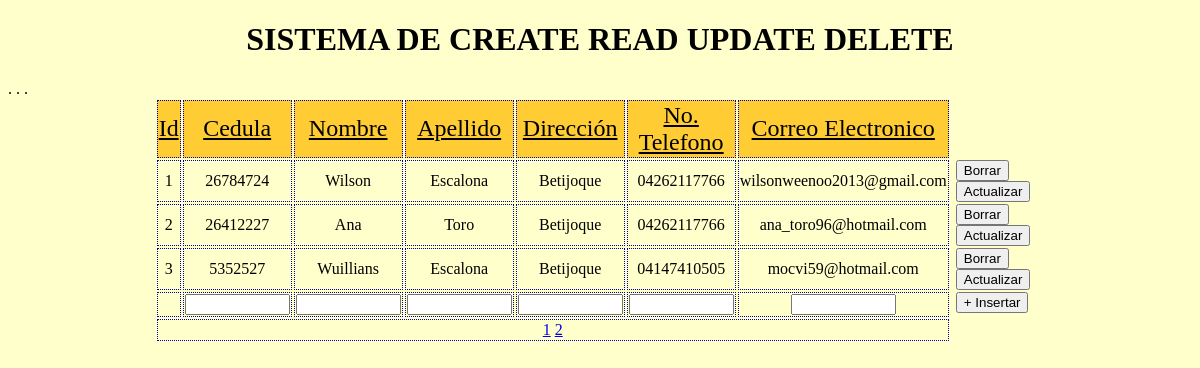
The page / on the database its author committed.
### tables this page shows
CREATE TABLE `datos_usuario` (
  `id` bigint(20) NOT NULL,
  `cedula` int(10) NOT NULL,
  `nombre` varchar(50) NOT NULL,
  `apellido` varchar(50) NOT NULL,
  `direccion` varchar(250) NOT NULL,
  `telefono` varchar(20) NOT NULL,
  `correo` varchar(50) NOT NULL
);

### index.php (the view, shortened to what this page needs)
<!doctype html>
<html>
<head>
<link rel="stylesheet" type="text/css" href="hoja.css">
</head>
<body>
<?php
  require_once "conexion.php";
  $tamagno_paginas=3;
    if(isset($_GET['pag'])){
      if($_GET['pag']==1){
        header("Location: index.php");
      }else{
        $pagina=$_GET['pag'];
      }
    }else{
      $pagina=1;
    }
    $empezar_desde=($pagina-1)*$tamagno_paginas;
    $sql_total="SELECT * FROM datos_usuario";
    $resultado=$base->prepare($sql_total);
    $resultado->execute(array());
    $num_filas=$resultado->rowCount();
    $total_paginas=ceil($num_filas/$tamagno_paginas);
  $registros=$base->query("SELECT * FROM datos_usuario LIMIT $empezar_desde,$tamagno_paginas")->fetchAll(PDO::FETCH_OBJ);
?>
<h1>SISTEMA DE CREATE READ UPDATE DELETE<span class="subtitulo"></span></h1>
<form action="<?php echo $_SERVER['PHP_SELF']; ?>" method="post">
  <table width="50%" border="0" align="center">
    <tr >
      <td class="primera_fila">Id</td>
      <td class="primera_fila">Cedula</td>
      <td class="primera_fila">Nombre</td>
      <td class="primera_fila">Apellido</td>
      <td class="primera_fila">Dirección</td>
      <td class="primera_fila">No. Telefono</td>
      <td class="primera_fila">Correo Electronico</td>
      <td class="sin">&nbsp;</td>
      <td class="sin">&nbsp;</td>
    </tr>
	<?php foreach ($registros as $persona): ?>
    <tr>
      <td><?php echo $persona->id; ?></td>
      <td><?php echo $persona->cedula; ?></td>
      <td><?php echo $persona->nombre; ?></td>
      <td><?php echo $persona->apellido; ?></td>
      <td><?php echo $persona->direccion; ?></td>
      <td><?php echo $persona->telefono; ?></td>
      <td><?php echo $persona->correo; ?></td>
      <td class="bot"><a href="borrar.php?id=<?php echo $persona->id; ?>"><input type='button' name='del' id='del' value='Borrar'></a></td>
      <td class='bot'><a href="editar.php?id=<?php echo $persona->id; ?>&ced=<?php echo $persona->cedula; ?>&nom=<?php echo $persona->nombre; ?>&apell=<?php echo $persona->apellido; ?>&dire=<?php echo $persona->direccion; ?>&tel=<?php echo $persona->telefono; ?>&email=<?php echo $persona->correo; ?>"><input type='button' name='up' id='up' value='Actualizar'></a></td>
    </tr>
  <?php endforeach; ?>
	<tr>
	  <td></td>
      <td><input type='text' name='Ced' size='10' class='centrado'></td>
      <td><input type='text' name='Nom' size='10' class='centrado'></td>
      <td><input type='text' name='Ape' size='10' class='centrado'></td>
      <td><input type='text' name='Dir' size='10' class='centrado'></td>
      <td><input type='text' name='Tel' size='10' class='centrado'></td>
      <td><input type='text' name='Email' size='10' class='centrado'></td>
      <td class='bot'><input type='submit' name='cr' id='cr' value='+ Insertar'></td>
  	   <td class="sin">&nbsp;</td>
  </tr>
  <tr>
    <td colspan="7">
      <?php
        for($i=1; $i<=$total_paginas; $i++){
          echo "<a href='?pag=" . $i . "'>" . $i . "</a>  ";
        }
      ?>
    </td>
  </tr>
  </table>
</form>
<p>&nbsp;</p>
</body>
</html>

### hoja.css (style rules this page uses)
h1 { text-align:center; }
body { background-color:#FFC; }
table td { text-align:center; border:1px #000099 dotted; }
table .sin { border:0px; }
table .bot { padding:5px; display:inline; border:0px; }
table .primera_fila { font-size:1.5em; text-decoration:underline; background-color:#FC3; }
.centrado { text-align:center; }

### rows shown on the page
datos_usuario: id "1", cedula "26784724", nombre "Wilson", apellido "Escalona", direccion "Betijoque", telefono "04262117766", correo "wilsonweenoo2013@gmail.com"
datos_usuario: id "2", cedula "26412227", nombre "Ana", apellido "Toro", direccion "Betijoque", telefono "04262117766", correo "ana_toro96@hotmail.com"
datos_usuario: id "3", cedula "5352527", nombre "Wuillians", apellido "Escalona", direccion "Betijoque", telefono "04147410505", correo "mocvi59@hotmail.com"
